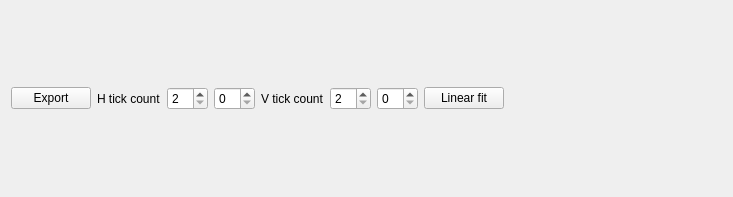
<?xml version="1.0" encoding="UTF-8"?>
<ui version="4.0">
 <class>LinearizedChart</class>
 <widget class="QWidget" name="LinearizedChart">
  <property name="geometry">
   <rect>
    <x>0</x>
    <y>0</y>
    <width>733</width>
    <height>197</height>
   </rect>
  </property>
  <property name="windowTitle">
   <string>Form</string>
  </property>
  <layout class="QGridLayout" name="gridLayout">
   <item row="0" column="5">
    <widget class="QSpinBox" name="vTickCountSpinBox">
     <property name="minimum">
      <number>2</number>
     </property>
    </widget>
   </item>
   <item row="0" column="4">
    <widget class="QLabel" name="label">
     <property name="text">
      <string>V tick count</string>
     </property>
    </widget>
   </item>
   <item row="0" column="3">
    <widget class="QSpinBox" name="hMinorTickCountSpinBox"/>
   </item>
   <item row="0" column="0">
    <widget class="QPushButton" name="exportButton">
     <property name="text">
      <string>Export</string>
     </property>
    </widget>
   </item>
   <item row="0" column="7">
    <widget class="QPushButton" name="linearFitButton">
     <property name="text">
      <string>Linear fit</string>
     </property>
    </widget>
   </item>
   <item row="0" column="1">
    <widget class="QLabel" name="hTickCountLabel">
     <property name="text">
      <string>H tick count</string>
     </property>
    </widget>
   </item>
   <item row="0" column="8">
    <spacer name="horizontalSpacer">
     <property name="orientation">
      <enum>Qt::Horizontal</enum>
     </property>
     <property name="sizeHint" stdset="0">
      <size>
       <width>40</width>
       <height>20</height>
      </size>
     </property>
    </spacer>
   </item>
   <item row="0" column="2">
    <widget class="QSpinBox" name="hTickCountSpinBox">
     <property name="minimum">
      <number>2</number>
     </property>
    </widget>
   </item>
   <item row="0" column="6">
    <widget class="QSpinBox" name="vMinorTickCountSpinBox"/>
   </item>
  </layout>
 </widget>
 <resources/>
 <connections/>
</ui>
